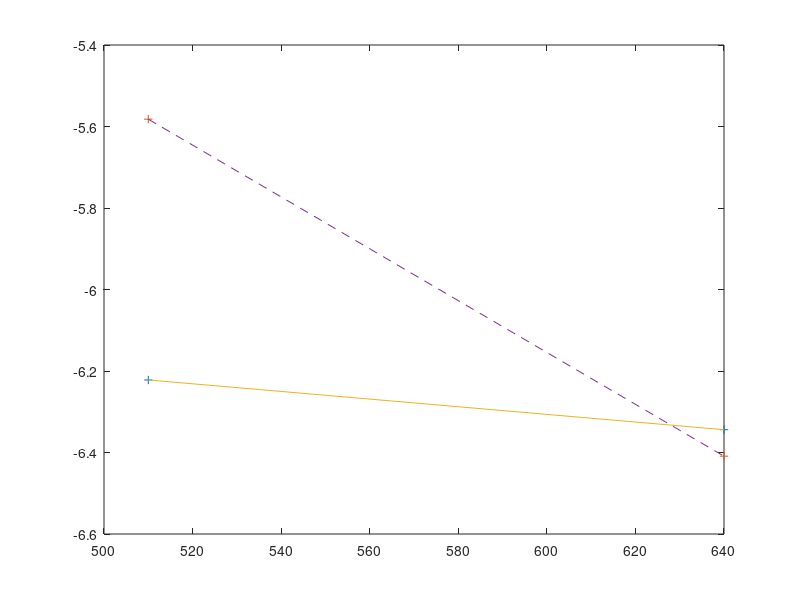

The MATLAB script that drew this image: (Note: this script raises an error after producing the figure.)
%
%	I scanned in the data and massaged it by hand to
%	get the variables written out in mollonDys and mollonNorm
%	There is no file record of this, as there usually is
%	for mkData.m
%
cd /home/brian/book/08col/fig/subMollon

%
%	The data have been rearranged from the original figure
%	so that wavelength now refers to test wavelength.  The
%	data are organized by field wavelength A (510nm) and B (640nm)
%
load mollonDys
load mollonNorm

xtick = 500:50:700;
ytick =-7:.5:-5;
xlim = [500 650];
ylim = [-7.5 -5.5];
%	Normal subject 1
%
p = plot(testW,jmF510,'+', ...
     testW,jmF640,'+', ...
     testW,jmF510,'-', ...
     testW,jmF640,'--');
plotParms(p);
grid on
set(gca,'xtick',xtick,'ytick',ytick,'xlim',xlim,'ylim',ylim);
print -deps jmData.eps

%	Normal subject 2
%
p = plot(testW,ppF510,'+', ...
     testW,ppF640,'+', ...
     testW,ppF510,'-', ...
     testW,ppF640,'--')
plotParms(p);
grid on
set(gca,'xtick',xtick,'ytick',ytick,'xlim',xlim,'ylim',ylim);
print -deps ppData.eps


%	Data from patient
%
p = plot(testW,msF510,'+', ...
     testW,msF640,'+', ...
     testW,msF510,'-', ...
     testW,msF640,'--')
plotParms(p);
grid on
set(gca,'xtick',xtick,'ytick',ytick,'xlim',xlim,'ylim',ylim);
print -deps msData.eps

%save mollonNorm testW jmF510 jmF640 ppF510 ppF640
%save mollonDys testW msF510 msF640
